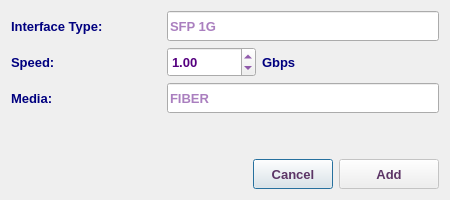
<?xml version="1.0" encoding="UTF-8"?>
<ui version="4.0">
 <class>AddInterfaceTypeDialog</class>
 <widget class="QDialog" name="AddInterfaceTypeDialog">
  <property name="geometry">
   <rect>
    <x>0</x>
    <y>0</y>
    <width>450</width>
    <height>200</height>
   </rect>
  </property>
  <property name="minimumSize">
   <size>
    <width>450</width>
    <height>200</height>
   </size>
  </property>
  <property name="maximumSize">
   <size>
    <width>451</width>
    <height>201</height>
   </size>
  </property>
  <property name="font">
   <font>
    <family>Tahoma</family>
    <pointsize>10</pointsize>
   </font>
  </property>
  <property name="windowTitle">
   <string>Add Interface Type</string>
  </property>
  <property name="windowIcon">
   <iconset resource="../../../../image.qrc">
    <normaloff>:/Image/add.png</normaloff>:/Image/add.png</iconset>
  </property>
  <layout class="QVBoxLayout" name="verticalLayout">
   <item>
    <layout class="QHBoxLayout" name="horizontalLayout_2">
     <item>
      <widget class="QLabel" name="label_2">
       <property name="minimumSize">
        <size>
         <width>150</width>
         <height>30</height>
        </size>
       </property>
       <property name="maximumSize">
        <size>
         <width>150</width>
         <height>30</height>
        </size>
       </property>
       <property name="font">
        <font>
         <family>Tahoma</family>
         <pointsize>10</pointsize>
         <weight>75</weight>
         <bold>true</bold>
        </font>
       </property>
       <property name="styleSheet">
        <string notr="true">color: rgb(0, 0, 127);</string>
       </property>
       <property name="text">
        <string>Interface Type:</string>
       </property>
      </widget>
     </item>
     <item>
      <widget class="QLineEdit" name="intTypeLE">
       <property name="sizePolicy">
        <sizepolicy hsizetype="Expanding" vsizetype="Preferred">
         <horstretch>0</horstretch>
         <verstretch>0</verstretch>
        </sizepolicy>
       </property>
       <property name="minimumSize">
        <size>
         <width>200</width>
         <height>30</height>
        </size>
       </property>
       <property name="maximumSize">
        <size>
         <width>5000</width>
         <height>30</height>
        </size>
       </property>
       <property name="font">
        <font>
         <family>Tahoma</family>
         <pointsize>10</pointsize>
         <weight>75</weight>
         <bold>true</bold>
        </font>
       </property>
       <property name="styleSheet">
        <string notr="true">color: rgb(85, 0, 127);</string>
       </property>
       <property name="placeholderText">
        <string>SFP 1G</string>
       </property>
      </widget>
     </item>
    </layout>
   </item>
   <item>
    <layout class="QHBoxLayout" name="horizontalLayout_4">
     <item>
      <widget class="QLabel" name="label_4">
       <property name="minimumSize">
        <size>
         <width>150</width>
         <height>30</height>
        </size>
       </property>
       <property name="maximumSize">
        <size>
         <width>150</width>
         <height>30</height>
        </size>
       </property>
       <property name="font">
        <font>
         <family>Tahoma</family>
         <pointsize>10</pointsize>
         <weight>75</weight>
         <bold>true</bold>
        </font>
       </property>
       <property name="styleSheet">
        <string notr="true">color: rgb(0, 0, 127);</string>
       </property>
       <property name="text">
        <string>Speed:</string>
       </property>
      </widget>
     </item>
     <item>
      <widget class="QDoubleSpinBox" name="speedSB">
       <property name="minimumSize">
        <size>
         <width>70</width>
         <height>30</height>
        </size>
       </property>
       <property name="maximumSize">
        <size>
         <width>16777215</width>
         <height>30</height>
        </size>
       </property>
       <property name="font">
        <font>
         <weight>75</weight>
         <bold>true</bold>
        </font>
       </property>
       <property name="styleSheet">
        <string notr="true">color: rgb(85, 0, 127);</string>
       </property>
       <property name="maximum">
        <double>100000.000000000000000</double>
       </property>
       <property name="value">
        <double>1.000000000000000</double>
       </property>
      </widget>
     </item>
     <item>
      <widget class="QLabel" name="label_5">
       <property name="minimumSize">
        <size>
         <width>30</width>
         <height>30</height>
        </size>
       </property>
       <property name="maximumSize">
        <size>
         <width>100</width>
         <height>30</height>
        </size>
       </property>
       <property name="font">
        <font>
         <family>Tahoma</family>
         <pointsize>10</pointsize>
         <weight>75</weight>
         <bold>true</bold>
        </font>
       </property>
       <property name="styleSheet">
        <string notr="true">color: rgb(0, 0, 127);</string>
       </property>
       <property name="text">
        <string>Gbps</string>
       </property>
      </widget>
     </item>
     <item>
      <spacer name="horizontalSpacer_5">
       <property name="font">
        <font>
         <family>Tahoma</family>
         <pointsize>10</pointsize>
        </font>
       </property>
       <property name="orientation">
        <enum>Qt::Horizontal</enum>
       </property>
       <property name="sizeHint" stdset="0">
        <size>
         <width>40</width>
         <height>20</height>
        </size>
       </property>
      </spacer>
     </item>
    </layout>
   </item>
   <item>
    <layout class="QHBoxLayout" name="horizontalLayout_3">
     <item>
      <widget class="QLabel" name="label_3">
       <property name="minimumSize">
        <size>
         <width>150</width>
         <height>30</height>
        </size>
       </property>
       <property name="maximumSize">
        <size>
         <width>150</width>
         <height>30</height>
        </size>
       </property>
       <property name="font">
        <font>
         <family>Tahoma</family>
         <pointsize>10</pointsize>
         <weight>75</weight>
         <bold>true</bold>
        </font>
       </property>
       <property name="styleSheet">
        <string notr="true">color: rgb(0, 0, 127);</string>
       </property>
       <property name="text">
        <string>Media:</string>
       </property>
      </widget>
     </item>
     <item>
      <widget class="QLineEdit" name="mediaLE">
       <property name="sizePolicy">
        <sizepolicy hsizetype="Expanding" vsizetype="Preferred">
         <horstretch>0</horstretch>
         <verstretch>0</verstretch>
        </sizepolicy>
       </property>
       <property name="minimumSize">
        <size>
         <width>200</width>
         <height>30</height>
        </size>
       </property>
       <property name="maximumSize">
        <size>
         <width>5000</width>
         <height>30</height>
        </size>
       </property>
       <property name="font">
        <font>
         <family>Tahoma</family>
         <pointsize>10</pointsize>
         <weight>75</weight>
         <bold>true</bold>
        </font>
       </property>
       <property name="styleSheet">
        <string notr="true">color: rgb(85, 0, 127);</string>
       </property>
       <property name="placeholderText">
        <string>FIBER</string>
       </property>
      </widget>
     </item>
    </layout>
   </item>
   <item>
    <spacer name="verticalSpacer">
     <property name="font">
      <font>
       <family>Tahoma</family>
       <pointsize>10</pointsize>
      </font>
     </property>
     <property name="orientation">
      <enum>Qt::Vertical</enum>
     </property>
     <property name="sizeHint" stdset="0">
      <size>
       <width>20</width>
       <height>181</height>
      </size>
     </property>
    </spacer>
   </item>
   <item>
    <layout class="QHBoxLayout" name="horizontalLayout">
     <item>
      <spacer name="horizontalSpacer">
       <property name="font">
        <font>
         <family>Tahoma</family>
         <pointsize>10</pointsize>
        </font>
       </property>
       <property name="orientation">
        <enum>Qt::Horizontal</enum>
       </property>
       <property name="sizeHint" stdset="0">
        <size>
         <width>40</width>
         <height>20</height>
        </size>
       </property>
      </spacer>
     </item>
     <item>
      <widget class="QPushButton" name="CancelBtn">
       <property name="sizePolicy">
        <sizepolicy hsizetype="Preferred" vsizetype="Preferred">
         <horstretch>0</horstretch>
         <verstretch>0</verstretch>
        </sizepolicy>
       </property>
       <property name="minimumSize">
        <size>
         <width>0</width>
         <height>30</height>
        </size>
       </property>
       <property name="maximumSize">
        <size>
         <width>150</width>
         <height>30</height>
        </size>
       </property>
       <property name="font">
        <font>
         <family>Tahoma</family>
         <pointsize>10</pointsize>
         <weight>75</weight>
         <bold>true</bold>
        </font>
       </property>
       <property name="styleSheet">
        <string notr="true">color: rgb(92, 53, 102);</string>
       </property>
       <property name="text">
        <string>Cancel</string>
       </property>
      </widget>
     </item>
     <item>
      <widget class="QPushButton" name="okBtn">
       <property name="enabled">
        <bool>false</bool>
       </property>
       <property name="sizePolicy">
        <sizepolicy hsizetype="Preferred" vsizetype="Preferred">
         <horstretch>0</horstretch>
         <verstretch>0</verstretch>
        </sizepolicy>
       </property>
       <property name="minimumSize">
        <size>
         <width>100</width>
         <height>30</height>
        </size>
       </property>
       <property name="maximumSize">
        <size>
         <width>200</width>
         <height>30</height>
        </size>
       </property>
       <property name="font">
        <font>
         <family>Tahoma</family>
         <pointsize>10</pointsize>
         <weight>75</weight>
         <bold>true</bold>
        </font>
       </property>
       <property name="styleSheet">
        <string notr="true">color: rgb(92, 53, 102);</string>
       </property>
       <property name="text">
        <string>Add</string>
       </property>
       <property name="icon">
        <iconset resource="../../../../image.qrc">
         <normaloff>:/Image/add.png</normaloff>:/Image/add.png</iconset>
       </property>
       <property name="iconSize">
        <size>
         <width>20</width>
         <height>20</height>
        </size>
       </property>
      </widget>
     </item>
    </layout>
   </item>
  </layout>
 </widget>
 <tabstops>
  <tabstop>intTypeLE</tabstop>
  <tabstop>mediaLE</tabstop>
  <tabstop>okBtn</tabstop>
  <tabstop>CancelBtn</tabstop>
 </tabstops>
 <resources>
  <include location="../../../../image.qrc"/>
 </resources>
 <connections/>
</ui>
